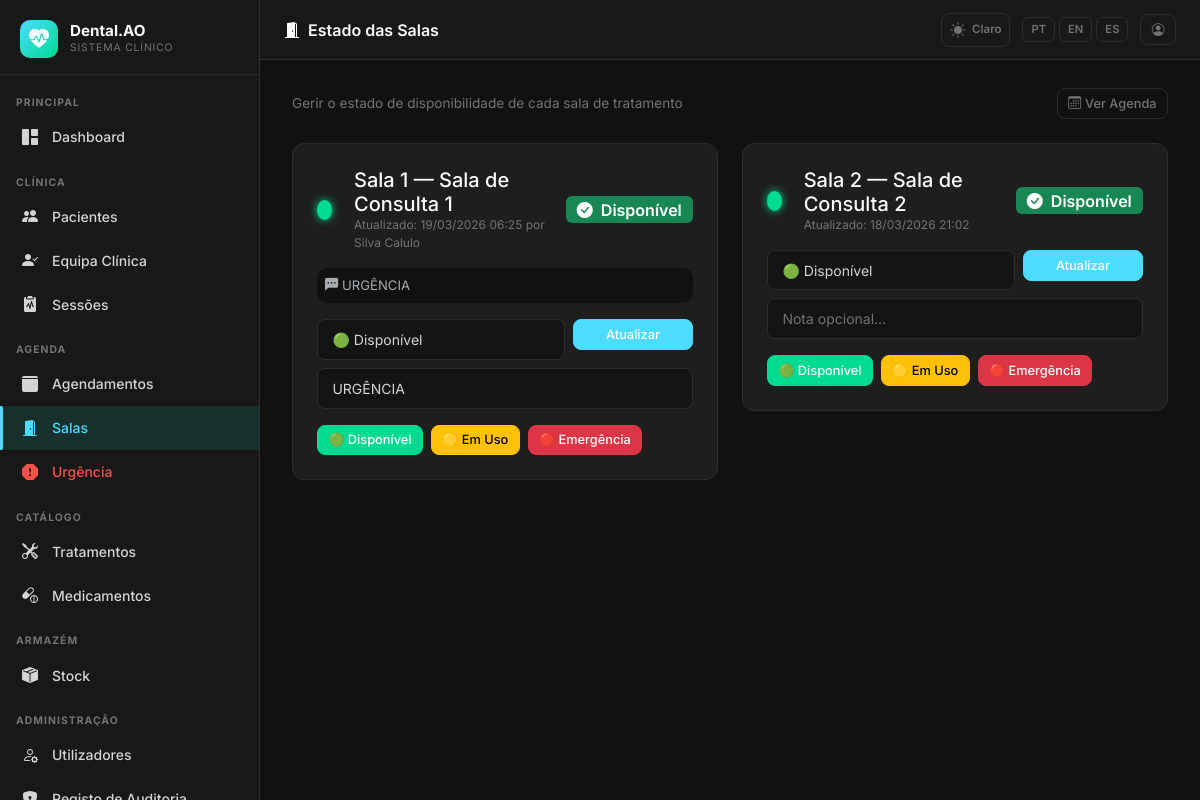
Page /scheduling/rooms (signed in) on the earlier database version.
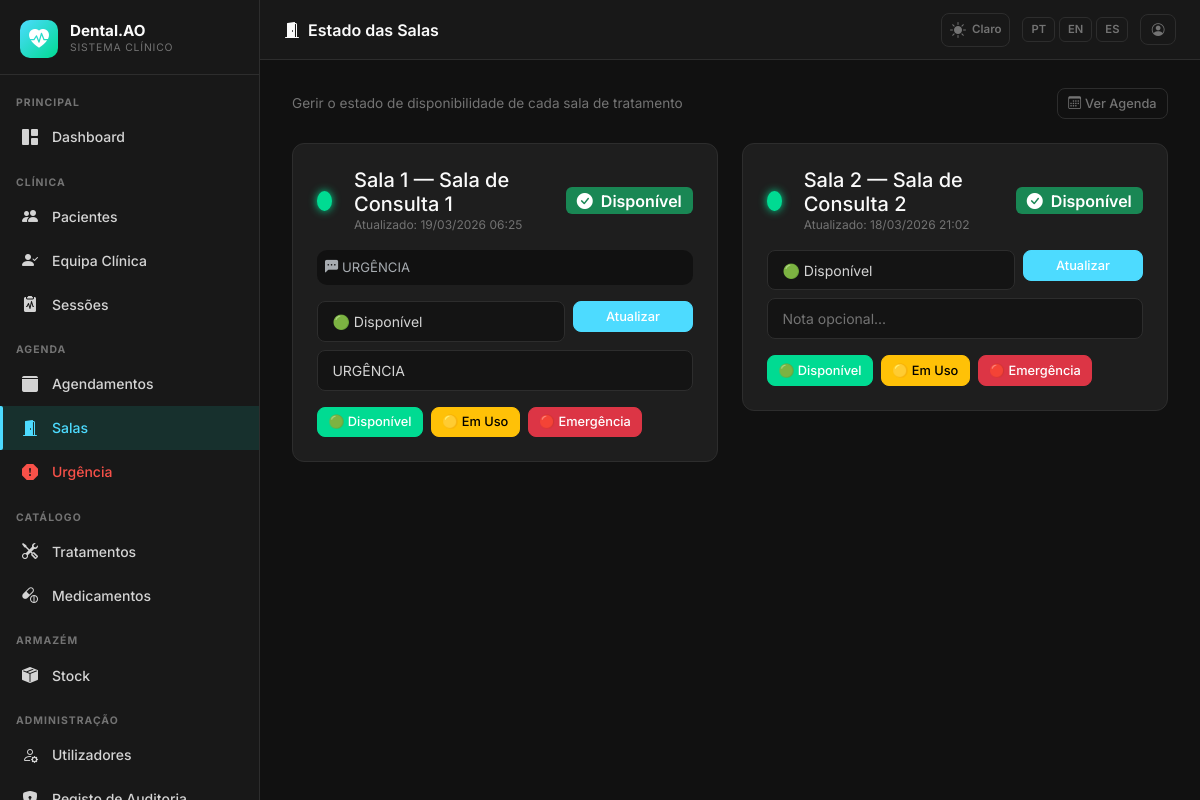
Same page on the later database version.
### app/models.py (models this page shows, shortened)
class Room(db.Model):
    __tablename__ = 'rooms'
    id = db.Column(db.Integer, primary_key=True)
    name = db.Column(db.String(100), nullable=False)
    number = db.Column(db.Integer, nullable=False)
    status = db.Column(db.String(20), default=RoomStatus.GREEN, nullable=False)
    status_note = db.Column(db.String(200), nullable=True)
    status_updated_by_id = db.Column(db.Integer, db.ForeignKey('users.id'), nullable=True)
    status_updated_at = db.Column(db.DateTime, default=lambda: datetime.now(timezone.utc))
    status_updated_by = db.relationship('User', backref='room_status_updates')
    appointments = db.relationship('Appointment', backref='room', lazy='dynamic')
    def status_badge_class(self):
        badge_map = {
            RoomStatus.GREEN: 'success',
            RoomStatus.YELLOW: 'warning',
            RoomStatus.RED: 'danger',
        }
        return badge_map.get(self.status, 'secondary')
    def status_icon(self):
        icon_map = {
            RoomStatus.GREEN: 'bi-check-circle-fill',
            RoomStatus.YELLOW: 'bi-exclamation-circle-fill',
            RoomStatus.RED: 'bi-x-circle-fill',
        }
        return icon_map.get(self.status, 'bi-circle')

class User(UserMixin, db.Model):
    __tablename__ = 'users'
    id = db.Column(db.Integer, primary_key=True)
    username = db.Column(db.String(80), unique=True, nullable=False, index=True)
    email = db.Column(db.String(120), unique=True, nullable=False)
    full_name = db.Column(db.String(200), nullable=False)
    role = db.Column(db.String(30), nullable=False, default=Role.PATIENT)
    password_hash = db.Column(db.String(256), nullable=False)
    is_active = db.Column(db.Boolean, default=True)
    signature_path = db.Column(db.String(500), nullable=True)
    phone = db.Column(db.String(30), nullable=True)
    specialty = db.Column(db.String(100), nullable=True)
    license_number = db.Column(db.String(50), nullable=True)
    created_at = db.Column(db.DateTime, default=lambda: datetime.now(timezone.utc))
    updated_at = db.Column(db.DateTime, default=lambda: datetime.now(timezone.utc),
                           onupdate=lambda: datetime.now(timezone.utc))
    sessions_as_dentist = db.relationship('ClinicalSession', foreign_keys='ClinicalSession.dentist_id',
                                           backref='dentist', lazy='dynamic')
    appointments_as_dentist = db.relationship('Appointment', foreign_keys='Appointment.dentist_id',
                                               backref='dentist', lazy='dynamic')
    role_definition = db.relationship('RoleDefinition',
                                       primaryjoin='User.role == RoleDefinition.name',
                                       foreign_keys='User.role',
                                       back_populates='users', lazy='select', uselist=False,
                                       viewonly=True)
    def role_display(self):
        role_map = {
            Role.SUPERADMIN: 'Superadmin',
            Role.CLINICAL_DIRECTOR: 'Diretor Clínico',
            Role.DENTIST: 'Dentista',
            Role.PATIENT: 'Paciente',
            Role.RECEPTION: 'Recepção',
        }
        return role_map.get(self.role, self.role)
    def role_badge_class(self):
        badge_map = {
            Role.SUPERADMIN: 'danger',
            Role.CLINICAL_DIRECTOR: 'primary',
            Role.DENTIST: 'success',
            Role.PATIENT: 'info',
            Role.RECEPTION: 'warning',
        }
        return badge_map.get(self.role, 'secondary')

### app/scheduling/routes.py (the view)
@scheduling_bp.route('/rooms')
@login_required
def rooms():
    if current_user.role not in [Role.SUPERADMIN, Role.CLINICAL_DIRECTOR,
                                  Role.RECEPTION, Role.DENTIST]:
        abort(403)
    rooms = Room.query.order_by(Room.number).all()
    form = RoomStatusForm()
    return render_template('scheduling/rooms.html', rooms=rooms, form=form)

### app/scheduling/forms.py
class RoomStatusForm(FlaskForm):
    room_id = HiddenField()
    status = SelectField(_l('Estado'), choices=[
        ('green', 'Verde — Disponível'),
        ('yellow', 'Amarelo — Em Uso'),
        ('red', 'Vermelho — Emergência'),
    ], validators=[DataRequired()])
    status_note = StringField(_l('Nota'), validators=[Optional(), Length(0, 200)])
    submit = SubmitField(_l('Atualizar'))

### app/__init__.py (called while the page is built)
def get_locale():
    lang = session.get('lang')
    if lang in ['pt', 'en', 'es']:
        return lang
    return 'pt'

### app/models.py (called while the page is built)
    @classmethod
    def all_as_dict(cls):
        stored = {s.key: s.value for s in cls.query.all()}
        result = dict(cls._DEFAULTS)
        result.update(stored)
        return result

### app/templates/scheduling/rooms.html (shortened to what this page needs)
{% extends "base.html" %}
{% block page_title %}<i class="bi bi-door-open-fill me-2"></i>{{ _('Estado das Salas') }}{% endblock %}
{% block content %}
<div class="d-flex justify-content-between align-items-center mb-4">
  <p style="color:var(--dc-text-muted);font-size:.85rem;margin:0">{{ _('Gerir o estado de disponibilidade de cada sala de tratamento') }}</p>
  <a href="{{ url_for('scheduling.calendar') }}" class="btn btn-outline-secondary btn-sm">
    <i class="bi bi-calendar3 me-1"></i>{{ _('Ver Agenda') }}
  </a>
</div>
<div class="row g-4">
  {% for room in rooms %}
  <div class="col-md-6">
    <div class="dc-card">
      <div class="d-flex align-items-center gap-3 mb-3">
        <div class="room-status-dot {{ room.status }}" style="width:20px;height:20px"></div>
        <div>
          <h5 class="mb-0" style="color:var(--dc-white)">{{ _('Sala') }} {{ room.number }} — {{ room.name }}</h5>
          {% if room.status_updated_at %}
          <div style="font-size:.75rem;color:var(--dc-text-muted)">
            {{ _('Atualizado') }}: {{ room.status_updated_at.strftime('%d/%m/%Y %H:%M') }}
            {% if room.status_updated_by %}
            {{ _('por') }} {{ room.status_updated_by.full_name }}
            {% endif %}
          </div>
          {% endif %}
        </div>
        <div class="ms-auto">
          <span class="badge bg-{{ room.status_badge_class() }} fs-6">
            <i class="bi {{ room.status_icon() }} me-1"></i>
            {% if room.status == 'green' %}{{ _('Disponível') }}
            {% elif room.status == 'yellow' %}{{ _('Em Uso') }}
            {% elif room.status == 'red' %}{{ _('Emergência') }}
            {% endif %}
          </span>
        </div>
      </div>
      {% if room.status_note %}
      <div class="alert alert-secondary p-2 mb-3" style="font-size:.82rem;background:var(--dc-bg);border-color:var(--dc-border)">
        <i class="bi bi-chat-left-dots-fill me-1"></i>{{ room.status_note }}
      </div>
      {% endif %}
      {% if current_user.role in ['superadmin','clinical_director','reception','dentist'] %}
      <form method="POST" action="{{ url_for('scheduling.update_room_status', room_id=room.id) }}">
        <div class="row g-2">
          <div class="col-8">
            <select name="status" class="form-select form-select-sm">
              <option value="green" {% if room.status == 'green' %}selected{% endif %}>🟢 {{ _('Disponível') }}</option>
            </select>
          </div>
          <div class="col-4">
            <button type="submit" class="btn btn-sm btn-primary w-100">{{ _('Atualizar') }}</button>
          </div>
          <div class="col-12">
            <input type="text" name="status_note" class="form-control form-control-sm"
                   placeholder="{{ _('Nota opcional...') }}"
                   value="{{ room.status_note or '' }}">
          </div>
        </div>
      </form>
      {% endif %}
      {% if current_user.role in ['superadmin','clinical_director','reception','dentist'] %}
      <div class="d-flex gap-2 mt-3">
        <form method="POST" action="{{ url_for('scheduling.update_room_status', room_id=room.id) }}" class="d-inline">
          <button type="submit" class="btn btn-sm btn-success">🟢 {{ _('Disponível') }}</button>
        </form>
        <form method="POST" action="{{ url_for('scheduling.update_room_status', room_id=room.id) }}" class="d-inline">
          <button type="submit" class="btn btn-sm btn-warning">🟡 {{ _('Em Uso') }}</button>
        </form>
        <form method="POST" action="{{ url_for('scheduling.update_room_status', room_id=room.id) }}" class="d-inline">
          <button type="submit" class="btn btn-sm btn-danger">🔴 {{ _('Emergência') }}</button>
        </form>
      </div>
      {% endif %}
    </div>
  </div>
  {% endfor %}
</div>
{% endblock %}

### app/templates/base.html (shortened to what the changed rows need)
<!DOCTYPE html>
<html lang="{{ get_locale() }}" data-dc-theme="{{ session.get('theme', 'dark') }}">
<head>
  <link href="https://cdn.jsdelivr.net/npm/bootstrap@5.3.2/dist/css/bootstrap.min.css" rel="stylesheet">
  <link href="https://cdn.jsdelivr.net/npm/bootstrap-icons@1.11.3/font/bootstrap-icons.min.css" rel="stylesheet">
  <link href="{{ url_for('static', filename='css/dental.css') }}" rel="stylesheet">
</head>
<body>
<aside class="dc-sidebar" id="dcSidebar">
  <nav class="dc-nav">
    {% set role = current_user.role %}
    <div class="dc-nav-section">{{ _('Principal') }}</div>
    <a href="{{ url_for('main.dashboard') }}"
       class="dc-nav-item {% if request.endpoint == 'main.dashboard' %}active{% endif %}">
      <i class="bi bi-grid-1x2-fill"></i> {{ _('Dashboard') }}
    </a>
    {% if role in ['superadmin', 'clinical_director', 'dentist', 'reception'] %}
    <div class="dc-nav-section mt-2">{{ _('Clínica') }}</div>
    {% endif %}
    {% if role in ['superadmin', 'clinical_director', 'dentist', 'reception'] %}
    <a href="{{ url_for('patients.index') }}"
       class="dc-nav-item {% if request.endpoint == 'patients.index' or request.endpoint in ['patients.new','patients.edit','patients.detail'] %}active{% endif %}">
      <i class="bi bi-people-fill"></i> {{ _('Pacientes') }}
    </a>
    {% endif %}
    {% if role in ['superadmin', 'clinical_director'] %}
    <a href="{{ url_for('patients.care_team_pending') }}"
       class="dc-nav-item {% if request.endpoint == 'patients.care_team_pending' %}active{% endif %}">
      <i class="bi bi-person-check-fill"></i> {{ _('Equipa Clínica') }}
    </a>
    {% endif %}
    {% if role in ['superadmin', 'clinical_director', 'dentist'] %}
    <a href="{{ url_for('sessions.index') }}"
       class="dc-nav-item {% if request.endpoint and 'sessions.' in request.endpoint and 'audit' not in request.endpoint and 'evolution' not in request.endpoint %}active{% endif %}">
      <i class="bi bi-clipboard2-pulse-fill"></i> {{ _('Sessões') }}
    </a>
    {% endif %}
    {% if role in ['superadmin', 'clinical_director', 'reception', 'dentist'] %}
    <div class="dc-nav-section mt-2">{{ _('Agenda') }}</div>
    {% endif %}
    {% if role in ['superadmin', 'clinical_director', 'reception'] %}
    <a href="{{ url_for('scheduling.calendar') }}"
       class="dc-nav-item {% if request.endpoint and 'scheduling.' in request.endpoint and 'emergency' not in request.endpoint and 'room' not in request.endpoint %}active{% endif %}">
      <i class="bi bi-calendar3-fill"></i> {{ _('Agendamentos') }}
    </a>
    {% endif %}
    {% if role in ['superadmin', 'clinical_director', 'reception', 'dentist'] %}
    <a href="{{ url_for('scheduling.rooms') }}"
       class="dc-nav-item {% if request.endpoint and 'rooms' in request.endpoint %}active{% endif %}">
      <i class="bi bi-door-open-fill"></i> {{ _('Salas') }}
    </a>
    {% endif %}
    {% if role in ['superadmin', 'clinical_director', 'reception', 'dentist'] %}
    <a href="{{ url_for('scheduling.emergency') }}"
       class="dc-nav-item {% if request.endpoint and 'emergency' in request.endpoint %}active{% endif %}"
       style="color:var(--dc-danger)">
      <i class="bi bi-exclamation-octagon-fill"></i> {{ _('Urgência') }}
    </a>
    {% endif %}
    {% if role in ['superadmin', 'clinical_director', 'dentist'] %}
    <div class="dc-nav-section mt-2">{{ _('Catálogo') }}</div>
    <a href="{{ url_for('admin.treatments') }}"
       class="dc-nav-item {% if 'treatments' in request.endpoint %}active{% endif %}">
      <i class="bi bi-tools"></i> {{ _('Tratamentos') }}
    </a>
    <a href="{{ url_for('admin.medicines') }}"
       class="dc-nav-item {% if 'medicine' in request.endpoint %}active{% endif %}">
      <i class="bi bi-capsule-pill"></i> {{ _('Medicamentos') }}
    </a>
    {% endif %}
    {% if role in ['superadmin', 'clinical_director', 'dentist', 'receptionist'] %}
    <div class="dc-nav-section mt-2">{{ _('Armazém') }}</div>
    <a href="{{ url_for('stock.index') }}"
       class="dc-nav-item {% if request.endpoint and 'stock.' in request.endpoint %}active{% endif %}">
      <i class="bi bi-box-seam-fill"></i> {{ _('Stock') }}
    </a>
    {% endif %}
    {% if role in ['superadmin', 'clinical_director'] %}
    <div class="dc-nav-section mt-2">{{ _('Administração') }}</div>
    <a href="{{ url_for('admin.users') }}"
       class="dc-nav-item {% if 'user' in request.endpoint %}active{% endif %}">
      <i class="bi bi-person-gear"></i> {{ _('Utilizadores') }}
    </a>
    <a href="{{ url_for('admin.audit_log') }}"
       class="dc-nav-item {% if 'audit' in request.endpoint %}active{% endif %}">
      <i class="bi bi-shield-lock-fill"></i> {{ _('Registo de Auditoria') }}
    </a>
    {% endif %}
  </nav>
</aside>
<main class="dc-main">
  <div class="dc-content">
    {% block content %}{% endblock %}
  </div>
</main>
</body>
</html>

Differences in the rows shown:
changed Room "Sala de Consulta 1": _ "por" → (not shown); status_updated_by.full_name "Silva Calulo" → (not shown)
